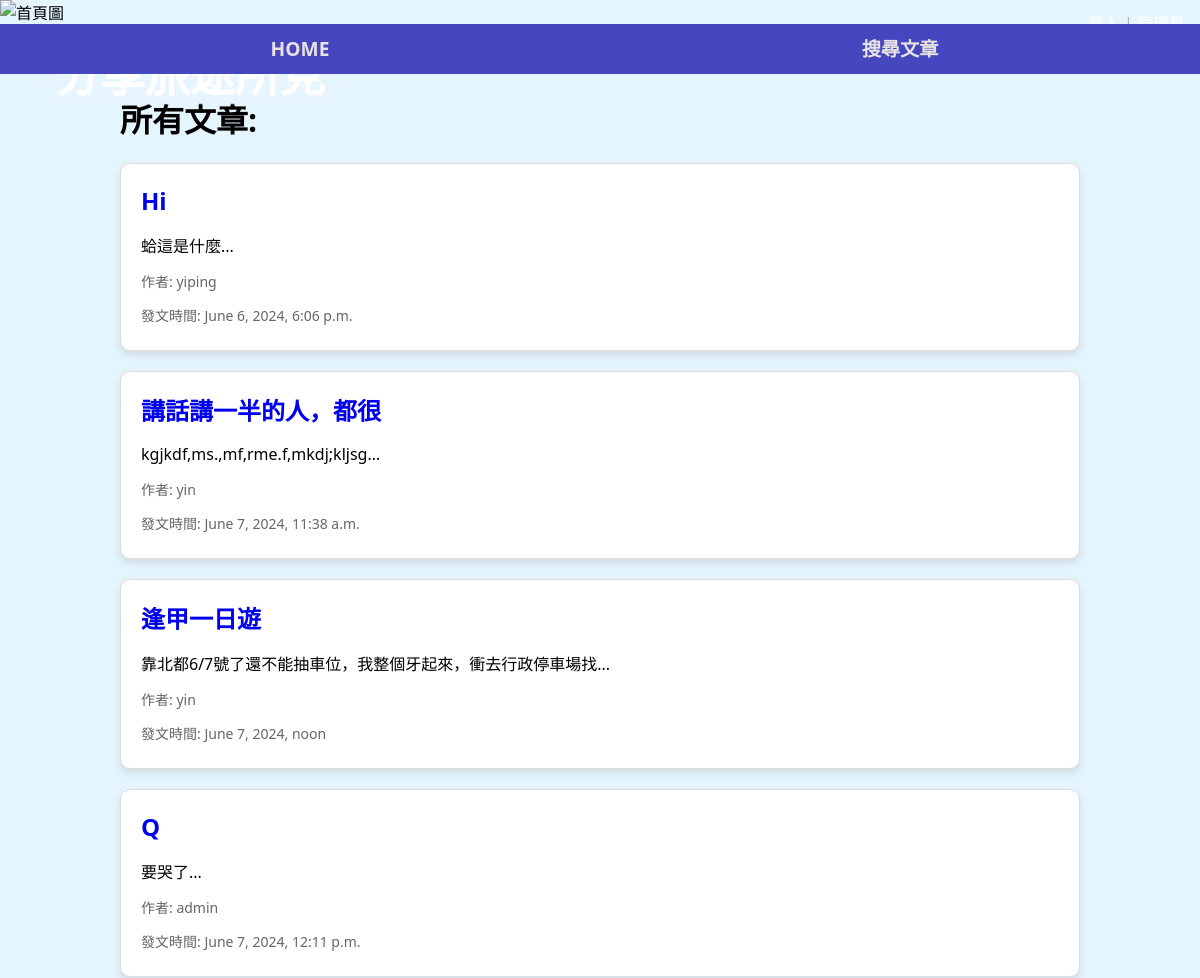
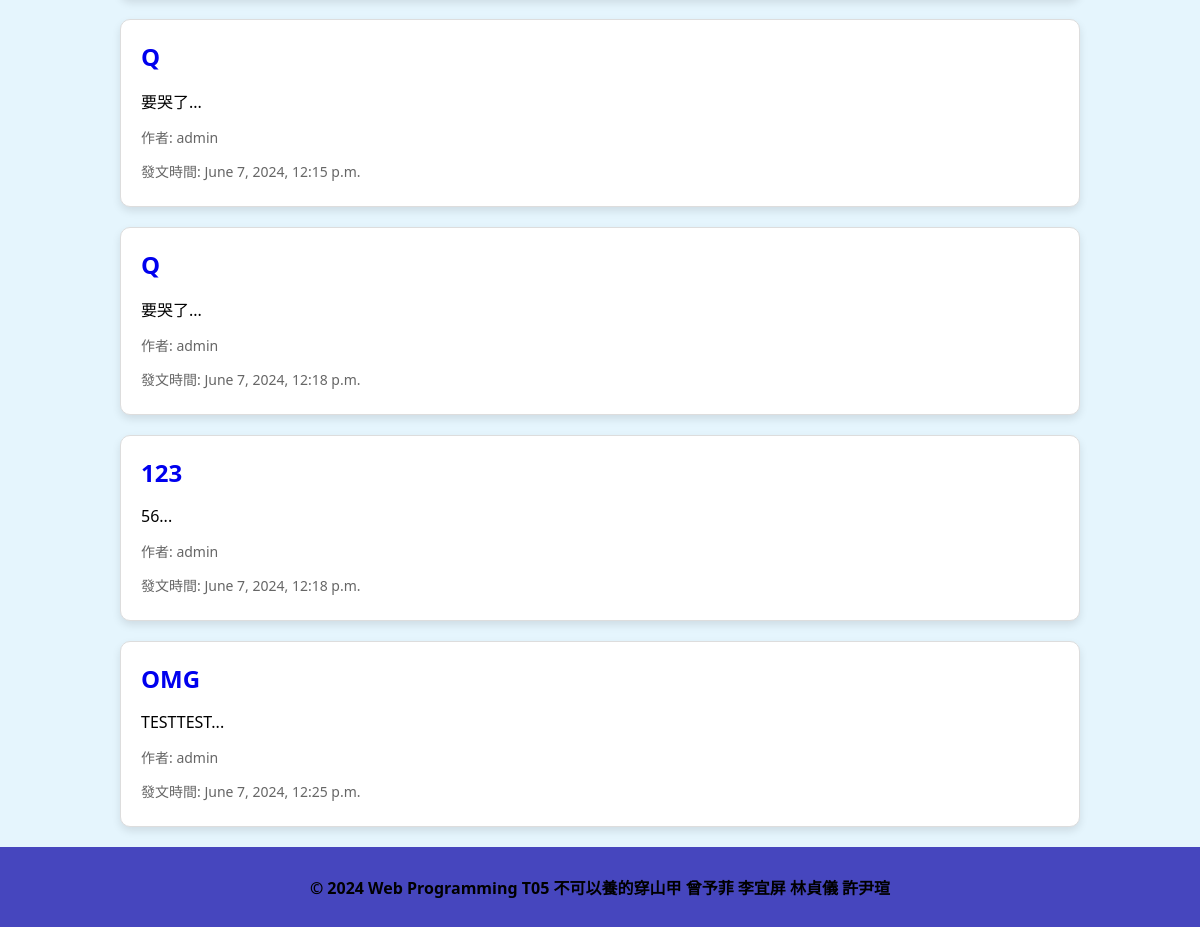
The page / on the database its author committed (2 pictures, top to bottom).
### travel/models.py (models this page shows, shortened)
class Post(models.Model):
    user = models.ForeignKey(User, on_delete=models.CASCADE, related_name='posts', verbose_name="發文者")
    title = models.CharField(max_length=20, verbose_name="文章標題")
    description = models.TextField(verbose_name="文章內容")
    created_at = models.DateTimeField(default=timezone.now, verbose_name="發文時間")
    pictures = models.ManyToManyField(Picture, related_name='posts', verbose_name="內文圖片")

### travel/views.py (the view)
# urls.py: 2. Add a URL to urlpatterns:  path('', views.home, name='home')
def home(request):
    posts = Post.objects.all()
    return render(request, 'home.html', {'posts': posts})

### travel/templates/home.html (shortened to what this page needs)
{% extends "Mama.html" %}
{% load static %}
{% block CSS %}
    <link rel="stylesheet" type="text/css" href="{% static 'css/home.css' %}">
{% endblock %}
{% block content %}
<div class="post-list">
    <h1>所有文章:</h1>
    {% for post in posts %}
    <div class="post-item">
        <h2 class="post-title"><a class="post" href="/post_detail/{{ post.id }}">{{ post.title }}</a></h2>
        <p class="post-description">{{ post.description|slice:":30" }}...</p>
        <p class="post-author">作者: {{ post.user.username }}</p>
        <p class="post-date">發文時間: {{ post.created_at }}</p>
    </div>
    {% endfor %}
</div>
{% endblock %}

### static/css/mama.css (style rules this page uses)
* { box-sizing: border-box; font-family: system-ui, -apple-system, BlinkMacSystemFont, 'Segoe UI', Roboto, Oxygen, Ubuntu, Cantarell, 'Open Sans', 'Helvetica Neue', sans-serif; }
body { margin: 0; padding: 0; display: flex; flex-direction: column; }

### static/css/home.css (style rules this page uses)
.post-list { list-style: none; margin: 0 auto; width: 80%; padding: 0; }
.post-item { background-color: #ffffff; border: 1px solid #ddd; margin-bottom: 20px; border-radius: 10px; padding: 20px; box-shadow: 0 4px 8px rgba(0, 0, 0, 0.1); }
.post-title { font-size: 24px; margin-top: 0; margin-bottom: 10px; }
body { background-color: #e5f5fd; }
a.post { text-decoration:none }
.post-description { font-size: 16px; margin-bottom: 10px; }
.post-author, .post-date { font-size: 14px; color: #666; margin-bottom: 5px; }

### rows shown on the page
Post: title "Hi", description "蛤這是什麼", user.username "yiping", created_at "June 6, 2024, 6:06 p.m."
Post: title "講話講一半的人，都很", description "kgjkdf,ms.,mf,rme.f,mkdj;kljsg", user.username "yin", created_at "June 7, 2024, 11:38 a.m."
Post: title "逢甲一日遊", description "靠北都6/7號了還不能抽車位，我整個牙起來，衝去行政停車場找", user.username "yin", created_at "June 7, 2024, noon"
Post: title "Q", description "要哭了", user.username "admin", created_at "June 7, 2024, 12:11 p.m."
Post: title "Q", description "要哭了", user.username "admin", created_at "June 7, 2024, 12:15 p.m."
Post: title "Q", description "要哭了", user.username "admin", created_at "June 7, 2024, 12:18 p.m."
Post: title "123", description "56", user.username "admin", created_at "June 7, 2024, 12:18 p.m."
Post: title "OMG", description "TESTTEST", user.username "admin", created_at "June 7, 2024, 12:25 p.m."
